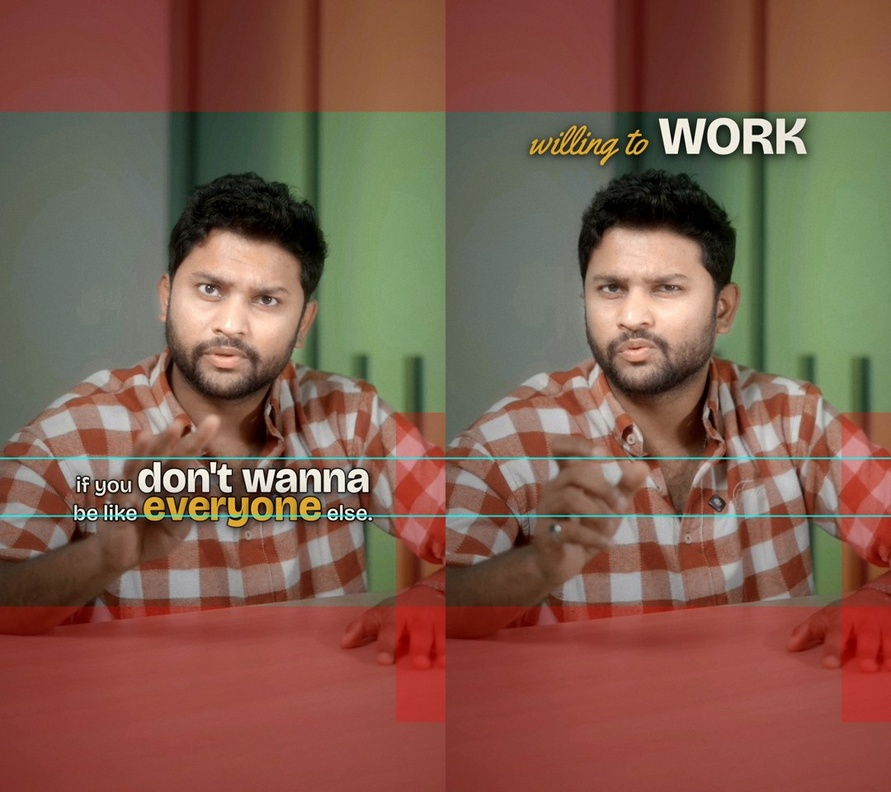
#> input picture .claude/skills/video-editing-style/02-craft/text-animation-moves/references/frames/STACKS_safe_zone_check.jpg, 891 x 792 px, shrunk from 1080 x 960 before the run, given as the content of the folder mation-moves/references/frames/STACKS_safe_zone_check.jpg/ed, which was not available
$ python r4_cuts.py ../../../../text-animation-moves/references/frames/STACKS_safe_zone_check.jpg
#> lines starting #> are read from the running program, lines starting #| are printed output that depends on the picture
import sys, glob, json, numpy as np, cv2
R=sys.argv[1]
def series(d):
#> called with d = 'ed'
    files=sorted(glob.glob(f'{R}/{d}/*.jpg')); prev=None; ph=None; out=[]
    for i,f in enumerate(files):
        im=cv2.imread(f); g=cv2.cvtColor(im,cv2.COLOR_BGR2GRAY).astype(np.float32)
#> in series, im is the input picture: shape (792, 891, 3); mean B, G, R 76.9, 92.6, 127.5
#> after `g = cv2.cvtColor(im, cv2.COLOR_BGR2GRAY).astype(np.float32)`:
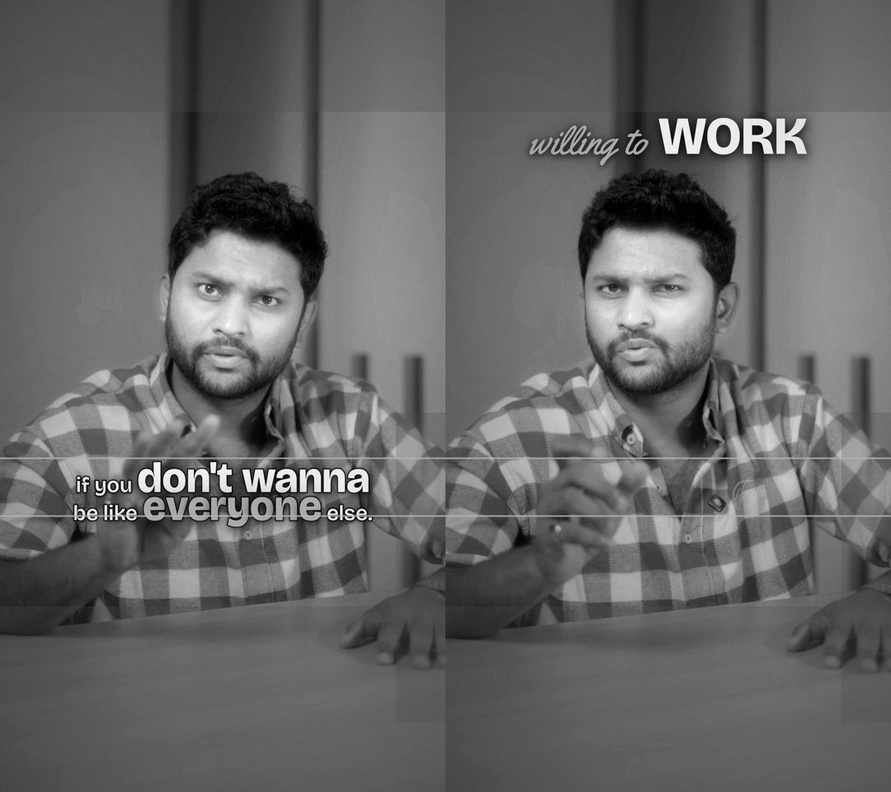
#> g: shape (792, 891) float32; min 0, max 255, mean 101.2
        hsv=cv2.cvtColor(im,cv2.COLOR_BGR2HSV)
#> hsv: shape (792, 891, 3); mean H, S, V 21.7, 109.8, 132.7
        h=cv2.calcHist([hsv],[0,1,2],None,[8,8,8],[0,180,0,256,0,256]).flatten(); h/=h.sum()
#> after `h = cv2.calcHist([hsv], [0, 1, 2], None, [8, 8, 8], [0, 180, 0, 256, 0`: h = 512 values, max 150714 at index 36, min 0 at index 62, mean 1378.3
#> after `h /= h.sum()`: h = 512 values, max 0.214 at index 36, min 0 at index 62, mean 0.00195
        d_=float(np.abs(g-prev).mean()) if prev is not None else 0.0
#> d_ = 0
        hd=float(np.abs(h-ph).sum()/2) if ph is not None else 0.0
#> hd = 0
        out.append(dict(f=i,diff=d_,hist=hd,luma=float(np.median(g)),lmean=float(g.mean()),sat=float(hsv[...,1].mean()/255)))
        prev=g; ph=h
#> after `ph = h`: ph has the same summary as h
    return out
ed=series('ed'); raw=series('raw')
#> after `ed = series('ed')`: ed = 1 item
#> after `raw = series('raw')`: raw = 1 item
json.dump(dict(ed=ed,raw=raw),open(f'{R}/data/panel_frames.json','w'))
N=len(ed)
#> N = 1
def cuts(s,name,dthr,hthr):
#> called with name = 'ED', dthr = 6, hthr = 0.35
    d=np.array([x['diff'] for x in s]); h=np.array([x['hist'] for x in s])
#> after `d = np.array([x['diff'] for x in s])`: d = [0]
#> after `h = np.array([x['hist'] for x in s])`: h = [0]
    # local-contrast: spike vs median of neighbours
    c=[]
    for i in range(2,N-2):
        nb=np.median(np.r_[d[max(0,i-6):i],d[i+1:i+7]])
        if (d[i]>dthr and d[i]>3.0*nb) or h[i]>hthr: c.append(i)
#> after the loop, c = []
    print(name,'static frames(diff<0.15):',int((d[1:]<0.15).sum()),'median diff %.2f'%np.median(d[1:]))
#| ED static frames(diff<0.15): 0 median diff nan
    cl=[]
    for x in c:
        if cl and x-cl[-1][-1]<=3: cl[-1].append(x)
        else: cl.append([x])
#> this loop made 0 passes
#> after the loop, cl = []
    last=0
    for g in cl:
        print(f"  {name} f{g[0]:4d}-{g[-1]:4d} t={g[0]/30:6.2f}s len_before {(g[0]-last)/30:5.2f}s  diff {d[g].max():5.1f} hist {h[g].max():.2f}")
        last=g[0]
    return cl
ce=cuts(ed,'ED',6.0,0.35); cr=cuts(raw,'RAW',6.0,0.35)
#> after `ce = cuts(ed, 'ED', 6.0, 0.35)`: ce = []
#> after `cr = cuts(raw, 'RAW', 6.0, 0.35)`: cr = []
# per-second table for ED
print('sec: ED luma_med sat diff | RAW diff')
for s in range(0,N//30+1):
    a=ed[s*30:(s+1)*30]; b=raw[s*30:(s+1)*30]
    if a: print(f"{s:3d}: {np.mean([x['luma'] for x in a]):6.1f} {np.mean([x['sat'] for x in a]):.2f} {np.mean([x['diff'] for x in a]):5.2f} | {np.mean([x['diff'] for x in b]):5.2f}")
#> this loop made 1 pass
#|   0:   98.0 0.43  0.00 |  0.00

$ run again, on .claude/skills/video-editing-style/02-craft/text-animation-moves/references/frames/STACKS_v1_all_above_head_REJECTED.jpg
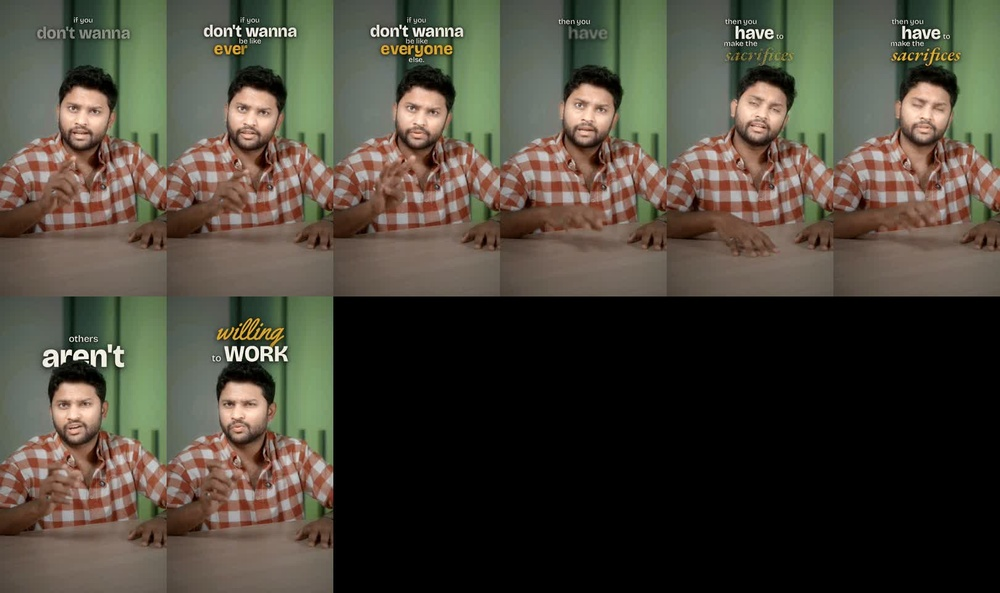
#> input picture .claude/skills/video-editing-style/02-craft/text-animation-moves/references/frames/STACKS_v1_all_above_head_REJECTED.jpg, 1000 x 593 px, shrunk from 1620 x 960 before the run, given as the content of the folder s/references/frames/STACKS_v1_all_above_head_REJECTED.jpg/ed, which was not available
#> in series, im is the input picture: shape (593, 1000, 3); mean B, G, R 57, 68.7, 74.1
#> in series, `g = cv2.cvtColor(im, cv2.COLOR_BGR2GRAY).astype(np.float32)`:
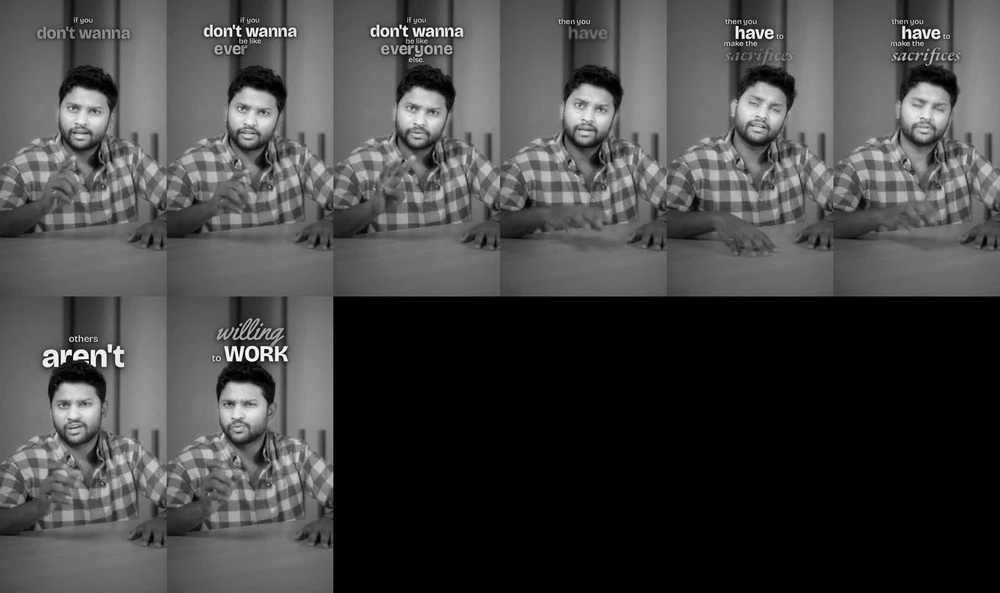
#> g: shape (593, 1000) float32; min 0, max 255, mean 69
#> hsv: shape (593, 1000, 3); mean H, S, V 20.3, 51.2, 78.7
#> in series, `h = cv2.calcHist([hsv], [0, 1, 2], None, [8, 8, 8], [0, 180, 0, 256, 0`: h = 512 values, max 194480 at index 0, min 0 at index 47, mean 1158.2
#> in series, `h /= h.sum()`: h = 512 values, max 0.328 at index 0, min 0 at index 47, mean 0.00195
#> d_ = 0
#> ph has the same summary as h
#> ed = 1 item
#> N = 1
#> d = [0]
#> after the loop in cuts, `for i in range(2,N-2):`: c = []
#| ED static frames(diff<0.15): 0 median diff nan
#> the loop `for s in range(0,N//30+1):` made 1 pass
#|   0:   84.0 0.20  0.00 |  0.00
